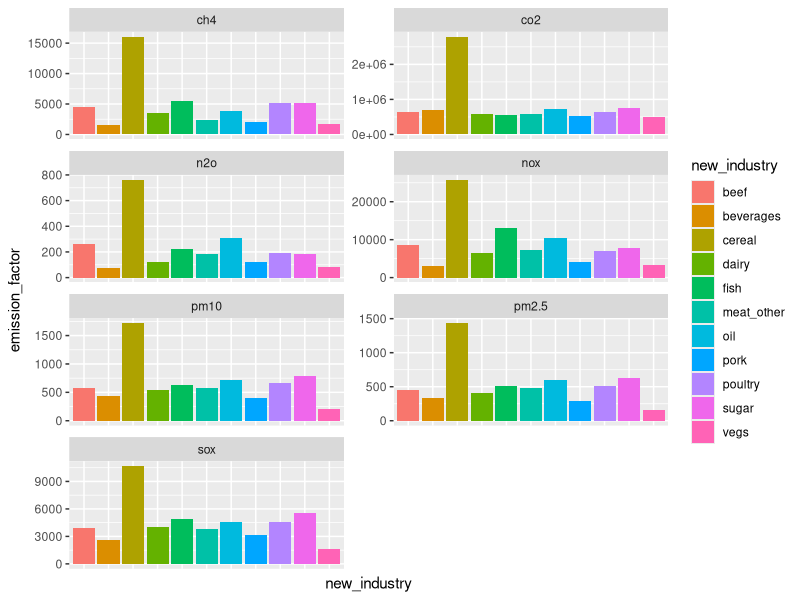

Write R code to recreate this figure.
## ---- chunk 1
knitr::opts_chunk$set(echo = TRUE)

library(readr)
library(magrittr)
library(dplyr)
library(tidyr)
library(ggplot2)

library(here)

## ---- chunk 2
# Importing adjusted emissions factors for air pollutants in the US 2007. This database is a part of Emission_factors_2007_2000.xlsx also in the Databases folder. This last one was built by Jiajia after multiplying the 2000 and 2007 EXIOBASES by their respective Leontief inverse matrix in matlab and transposing them in excel.

ef_air_us_2007 <- read_csv(here("Databases/emission_factors_us_air_2007.csv"))
## ---- chunk 3

# Adding combusted and noncombusted emissions

ef_air_us_2007 <- ef_air_us_2007 %>% 
  mutate(co2 = co2_c + co2_nc, ch4 = ch4_c + ch4_nc, n2o = n2o_c + n2o_nc, sox = sox_c+sox_nc, nox= nox_c + nox_nc, pm10= pm10_c + pm10_nc, pm2.5= pm2.5_c + pm2.5_nc) %>% 
  select(industry= Industry, co2, ch4, n2o, sox, nox, pm10, pm2.5, final_demand)

# Selecting food related industries based on list in the final power point. There are also other food-related categories that we didn't include because they cannot be matched to CEX (Cultivation of plant-based fibers, Cultivation of crops nec, 	Animal products nec, 	Processing of Food products nec, 	Manufacture of tobacco products.)

ef_air_us_2007 <- ef_air_us_2007 %>% 
  filter(industry %in% c("Cultivation of paddy rice", "Cultivation of wheat", "Cultivation of cereal grains nec", "Processed rice", "Cattle farming","Processing of meat cattle", "Pigs farming", "Processing of meat pigs", "Poultry farming",   "Processing of meat poultry", "Meat animals nec","Production of meat products nec", "Manufacture of fish products", "Processing of dairy products", "Raw milk", "Cultivation of vegetables, fruit, nuts", "Cultivation of sugar cane, sugar beet", "Sugar refining", "Cultivation of oil seeds", "Processing vegetable oils and fats", "Manufacture of beverages", "Fishing, operating of fish hatcheries and fish farms; service activities incidental to fishing"))

# Weighting based on final demand. We are assigning weight = 1 to those categories that are not related to others in terms of supply chain and those that are related, are given a weight depending on their final demands.

ef_air_us_2007 <- ef_air_us_2007 %>% 
  mutate(weight= ifelse(industry== "Cultivation of paddy rice", final_demand/(final_demand + final_demand[industry== "Processed rice"]), ifelse(industry == "Processed rice", final_demand/(final_demand + final_demand[industry== "Cultivation of paddy rice"]), ifelse(industry== "Cattle farming", final_demand/(final_demand + final_demand[industry== "Processing of meat cattle"]), ifelse(industry== "Processing of meat cattle", final_demand/(final_demand + final_demand[industry== "Cattle farming"]), ifelse(industry== "Pigs farming", final_demand/(final_demand + final_demand[industry== "Processing of meat pigs"]), ifelse(industry== "Processing of meat pigs", final_demand/(final_demand + final_demand[industry== "Pigs farming"]), ifelse(industry== "Poultry farming", final_demand/(final_demand + final_demand[industry== "Processing of meat poultry"]), ifelse(industry== "Processing of meat poultry", final_demand/(final_demand + final_demand[industry== "Poultry farming"]), ifelse(industry== "Processing of dairy products", final_demand/(final_demand + final_demand[industry== "Raw milk"]), ifelse(industry== "Raw milk", final_demand/(final_demand + final_demand[industry== "Processing of dairy products"]),ifelse(industry== "Fishing, operating of fish hatcheries and fish farms; service activities incidental to fishing", final_demand/(final_demand + final_demand[industry== "Manufacture of fish products"]), ifelse(industry== "Manufacture of fish products", final_demand/(final_demand + final_demand[industry== "Fishing, operating of fish hatcheries and fish farms; service activities incidental to fishing"]), ifelse(industry== "Processing vegetable oils and fats", final_demand/(final_demand + final_demand[industry== "Cultivation of oil seeds"]), ifelse(industry== "Cultivation of oil seeds", final_demand/(final_demand + final_demand[industry== "Processing vegetable oils and fats"]), ifelse(industry== "Cultivation of sugar cane, sugar beet", final_demand/(final_demand + final_demand[industry== "Sugar refining"]), ifelse(industry== "Sugar refining", final_demand/(final_demand + final_demand[industry== "Cultivation of sugar cane, sugar beet"]), ifelse(industry== "Production of meat products nec", final_demand/(final_demand + final_demand[industry== "Meat animals nec"]),ifelse(industry== "Meat animals nec" , final_demand/(final_demand + final_demand[industry== "Production of meat products nec"]), 1 )))))))))))))))))))

# Weighting and transforming from tons per million euros to tons per million dolars

ef_air_us_2007 <- ef_air_us_2007 %>% 
  mutate(co2 = (co2*weight)/1.377, (ch4*weight)/1.377, (n2o*weight)/1.377, (sox*weight)/1.377, (nox*weight)/1.377, (pm10*weight)/1.377, (pm2.5*weight)/1.377) %>% 
  select(industry, co2, ch4, n2o, sox, nox, pm10, pm2.5)

# Transforming into tidy data (better for working in R)

ef_air_us_2007 <- ef_air_us_2007 %>% 
  gather(key = pollutant, value = emission_factor, - industry) 
  
## ---- chunk 4

ef_air_us_2007 <- ef_air_us_2007 %>% 
  mutate(new_industry = ifelse(industry %in% c("Cultivation of paddy rice", "Cultivation of wheat", "Cultivation of cereal grains nec","Processed rice"), "cereal", ifelse( industry %in% c("Cattle farming","Processing of meat cattle"), "beef", ifelse(industry %in% c("Pigs farming", "Processing of meat pigs"), "pork", ifelse(industry %in% c("Poultry farming",   "Processing of meat poultry"), "poultry", ifelse(industry %in% c("Meat animals nec","Production of meat products nec"), "meat_other", ifelse(industry %in% c("Manufacture of fish products", "Fishing, operating of fish hatcheries and fish farms; service activities incidental to fishing"), "fish", ifelse(industry %in% c("Processing of dairy products", "Raw milk"), "dairy", ifelse(industry %in% c("Cultivation of vegetables, fruit, nuts"), "vegs", ifelse(industry %in% c("Cultivation of sugar cane, sugar beet", "Sugar refining"), "sugar", ifelse(industry %in% c("Cultivation of oil seeds", "Processing vegetable oils and fats"), "oil", ifelse(industry %in% c("Manufacture of beverages"), "beverages",0)))))))))))) %>% 
  group_by(new_industry, pollutant) %>% 
  summarise(emission_factor = sum(emission_factor))


## ---- chunk 5

ggplot(ef_air_us_2007, aes(new_industry, emission_factor, fill = new_industry)) +
  geom_bar(stat = "identity") +
  theme(axis.ticks.x = element_blank(), axis.text.x = element_blank())+
  facet_wrap(~ pollutant, ncol = 2, scales = "free") 

